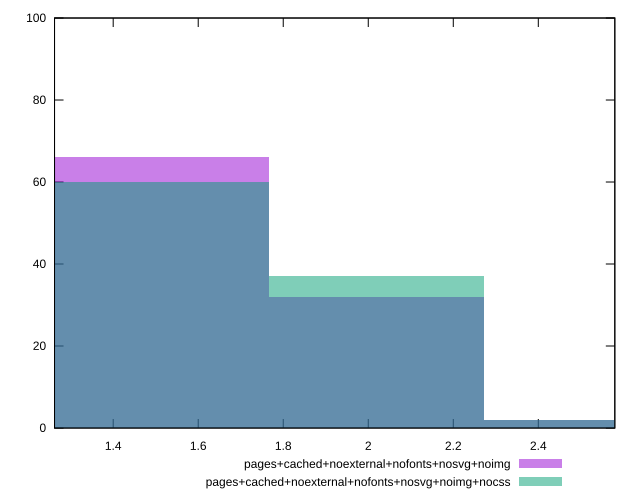

gnuplot code for this plot:
reset

$pagesCachedNoexternalNofontsNosvgNoimg <<EOF
2.019274939400106 32
1.5144562045500796 66
2.5240936742501323 2
EOF

$pagesCachedNoexternalNofontsNosvgNoimgNocss <<EOF
2.019274939400106 37
1.5144562045500796 60
2.5240936742501323 2
1.009637469700053 1
EOF

set key outside below
set boxwidth 0.5048187348500265
set xrange [1.262:2.58]
set yrange [0:100]
set trange [0:100]
set style fill transparent solid 0.5 noborder
set terminal svg size 640, 500 enhanced background rgb 'white'
set output "reprap/server-response-time/comparison/histogram/11_vs_12.svg"

plot $pagesCachedNoexternalNofontsNosvgNoimg title "pages+cached+noexternal+nofonts+nosvg+noimg" with boxes, \
     $pagesCachedNoexternalNofontsNosvgNoimgNocss title "pages+cached+noexternal+nofonts+nosvg+noimg+nocss" with boxes

reset
